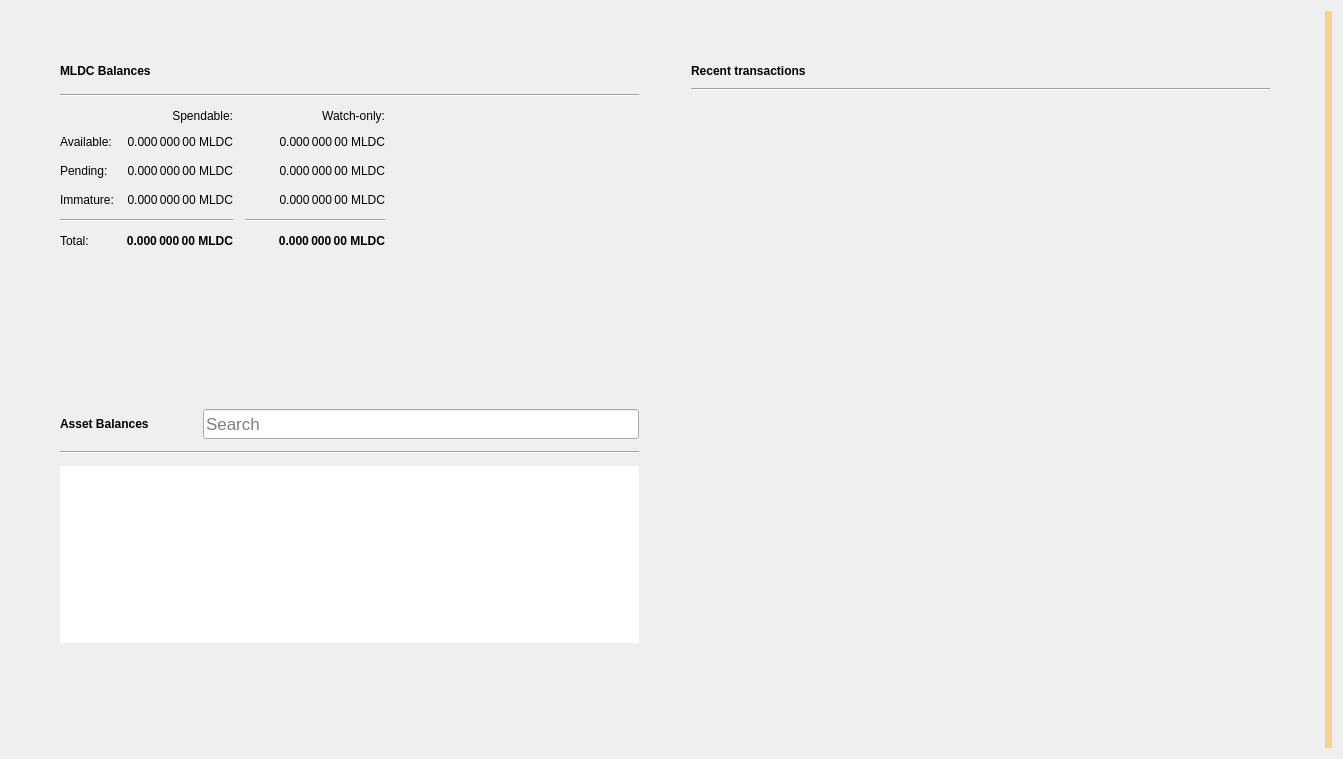
<?xml version="1.0" encoding="UTF-8"?>
<ui version="4.0">
 <class>OverviewPage</class>
 <widget class="QWidget" name="OverviewPage">
  <property name="geometry">
   <rect>
    <x>0</x>
    <y>0</y>
    <width>1343</width>
    <height>759</height>
   </rect>
  </property>
  <property name="windowTitle">
   <string>Form</string>
  </property>
  <property name="autoFillBackground">
   <bool>false</bool>
  </property>
  <layout class="QGridLayout" name="gridLayout_3">
   <item row="0" column="1">
    <layout class="QVBoxLayout" name="verticalLayout_7">
     <property name="spacing">
      <number>0</number>
     </property>
     <property name="leftMargin">
      <number>0</number>
     </property>
     <property name="topMargin">
      <number>0</number>
     </property>
     <property name="rightMargin">
      <number>0</number>
     </property>
     <property name="bottomMargin">
      <number>0</number>
     </property>
     <item>
      <layout class="QHBoxLayout" name="horizontalLayout" stretch="0,0">
       <property name="spacing">
        <number>34</number>
       </property>
       <property name="sizeConstraint">
        <enum>QLayout::SetMaximumSize</enum>
       </property>
       <property name="leftMargin">
        <number>40</number>
       </property>
       <property name="topMargin">
        <number>40</number>
       </property>
       <property name="rightMargin">
        <number>40</number>
       </property>
       <property name="bottomMargin">
        <number>40</number>
       </property>
       <item>
        <layout class="QVBoxLayout" name="verticalLayout_2">
         <property name="spacing">
          <number>34</number>
         </property>
         <property name="rightMargin">
          <number>0</number>
         </property>
         <item>
          <widget class="QFrame" name="frame">
           <property name="sizePolicy">
            <sizepolicy hsizetype="Preferred" vsizetype="Preferred">
             <horstretch>0</horstretch>
             <verstretch>0</verstretch>
            </sizepolicy>
           </property>
           <property name="frameShape">
            <enum>QFrame::NoFrame</enum>
           </property>
           <property name="frameShadow">
            <enum>QFrame::Raised</enum>
           </property>
           <property name="lineWidth">
            <number>10</number>
           </property>
           <layout class="QVBoxLayout" name="verticalLayout_4">
            <property name="spacing">
             <number>12</number>
            </property>
            <item>
             <layout class="QHBoxLayout" name="horizontalLayout_4">
              <item>
               <widget class="QLabel" name="rvnBalancesLabel">
                <property name="font">
                 <font>
                  <weight>75</weight>
                  <bold>true</bold>
                 </font>
                </property>
                <property name="text">
                 <string>MLDC Balances</string>
                </property>
               </widget>
              </item>
              <item>
               <widget class="QPushButton" name="labelWalletStatus">
                <property name="enabled">
                 <bool>true</bool>
                </property>
                <property name="maximumSize">
                 <size>
                  <width>30</width>
                  <height>16777215</height>
                 </size>
                </property>
                <property name="toolTip">
                 <string>The displayed information may be out of date. Your wallet automatically synchronizes with the Mule network after a connection is established, but this process has not completed yet.</string>
                </property>
                <property name="text">
                 <string/>
                </property>
                <property name="icon">
                 <iconset>
                  <normaloff>:/icons/warning</normaloff>
                  <disabledoff>:/icons/warning</disabledoff>:/icons/warning</iconset>
                </property>
                <property name="iconSize">
                 <size>
                  <width>24</width>
                  <height>24</height>
                 </size>
                </property>
                <property name="flat">
                 <bool>true</bool>
                </property>
               </widget>
              </item>
              <item>
               <spacer name="horizontalSpacer_3">
                <property name="orientation">
                 <enum>Qt::Horizontal</enum>
                </property>
                <property name="sizeHint" stdset="0">
                 <size>
                  <width>40</width>
                  <height>20</height>
                 </size>
                </property>
               </spacer>
              </item>
             </layout>
            </item>
            <item>
             <widget class="Line" name="line_2">
              <property name="orientation">
               <enum>Qt::Horizontal</enum>
              </property>
             </widget>
            </item>
            <item>
             <layout class="QGridLayout" name="gridLayout">
              <property name="spacing">
               <number>12</number>
              </property>
              <item row="3" column="2">
               <widget class="QLabel" name="labelWatchImmature">
                <property name="font">
                 <font>
                  <weight>50</weight>
                  <bold>false</bold>
                 </font>
                </property>
                <property name="cursor">
                 <cursorShape>IBeamCursor</cursorShape>
                </property>
                <property name="toolTip">
                 <string>Mined balance in watch-only addresses that has not yet matured</string>
                </property>
                <property name="text">
                 <string notr="true">0.000 000 00 MLDC</string>
                </property>
                <property name="alignment">
                 <set>Qt::AlignRight|Qt::AlignTrailing|Qt::AlignVCenter</set>
                </property>
                <property name="textInteractionFlags">
                 <set>Qt::LinksAccessibleByMouse|Qt::TextSelectableByKeyboard|Qt::TextSelectableByMouse</set>
                </property>
               </widget>
              </item>
              <item row="2" column="3">
               <spacer name="horizontalSpacer_2">
                <property name="orientation">
                 <enum>Qt::Horizontal</enum>
                </property>
                <property name="sizeHint" stdset="0">
                 <size>
                  <width>40</width>
                  <height>20</height>
                 </size>
                </property>
               </spacer>
              </item>
              <item row="1" column="0">
               <widget class="QLabel" name="labelBalanceText">
                <property name="text">
                 <string>Available:</string>
                </property>
               </widget>
              </item>
              <item row="1" column="2">
               <widget class="QLabel" name="labelWatchAvailable">
                <property name="font">
                 <font>
                  <weight>50</weight>
                  <bold>false</bold>
                 </font>
                </property>
                <property name="cursor">
                 <cursorShape>IBeamCursor</cursorShape>
                </property>
                <property name="toolTip">
                 <string>Your current balance in watch-only addresses</string>
                </property>
                <property name="text">
                 <string notr="true">0.000 000 00 MLDC</string>
                </property>
                <property name="alignment">
                 <set>Qt::AlignRight|Qt::AlignTrailing|Qt::AlignVCenter</set>
                </property>
                <property name="textInteractionFlags">
                 <set>Qt::LinksAccessibleByMouse|Qt::TextSelectableByKeyboard|Qt::TextSelectableByMouse</set>
                </property>
               </widget>
              </item>
              <item row="2" column="1">
               <widget class="QLabel" name="labelUnconfirmed">
                <property name="font">
                 <font>
                  <weight>50</weight>
                  <bold>false</bold>
                 </font>
                </property>
                <property name="cursor">
                 <cursorShape>IBeamCursor</cursorShape>
                </property>
                <property name="toolTip">
                 <string>Total of transactions that have yet to be confirmed, and do not yet count toward the spendable balance</string>
                </property>
                <property name="text">
                 <string notr="true">0.000 000 00 MLDC</string>
                </property>
                <property name="alignment">
                 <set>Qt::AlignRight|Qt::AlignTrailing|Qt::AlignVCenter</set>
                </property>
                <property name="textInteractionFlags">
                 <set>Qt::LinksAccessibleByMouse|Qt::TextSelectableByKeyboard|Qt::TextSelectableByMouse</set>
                </property>
               </widget>
              </item>
              <item row="4" column="2">
               <widget class="Line" name="lineWatchBalance">
                <property name="sizePolicy">
                 <sizepolicy hsizetype="Preferred" vsizetype="Fixed">
                  <horstretch>0</horstretch>
                  <verstretch>0</verstretch>
                 </sizepolicy>
                </property>
                <property name="minimumSize">
                 <size>
                  <width>140</width>
                  <height>0</height>
                 </size>
                </property>
                <property name="orientation">
                 <enum>Qt::Horizontal</enum>
                </property>
               </widget>
              </item>
              <item row="0" column="1">
               <widget class="QLabel" name="labelSpendable">
                <property name="text">
                 <string>Spendable:</string>
                </property>
                <property name="alignment">
                 <set>Qt::AlignRight|Qt::AlignTrailing|Qt::AlignVCenter</set>
                </property>
               </widget>
              </item>
              <item row="3" column="0">
               <widget class="QLabel" name="labelImmatureText">
                <property name="text">
                 <string>Immature:</string>
                </property>
               </widget>
              </item>
              <item row="5" column="2">
               <widget class="QLabel" name="labelWatchTotal">
                <property name="font">
                 <font>
                  <weight>75</weight>
                  <bold>true</bold>
                 </font>
                </property>
                <property name="cursor">
                 <cursorShape>IBeamCursor</cursorShape>
                </property>
                <property name="toolTip">
                 <string>Current total balance in watch-only addresses</string>
                </property>
                <property name="text">
                 <string notr="true">0.000 000 00 MLDC</string>
                </property>
                <property name="alignment">
                 <set>Qt::AlignRight|Qt::AlignTrailing|Qt::AlignVCenter</set>
                </property>
                <property name="textInteractionFlags">
                 <set>Qt::LinksAccessibleByMouse|Qt::TextSelectableByKeyboard|Qt::TextSelectableByMouse</set>
                </property>
               </widget>
              </item>
              <item row="4" column="0" colspan="2">
               <widget class="Line" name="line">
                <property name="orientation">
                 <enum>Qt::Horizontal</enum>
                </property>
               </widget>
              </item>
              <item row="0" column="2">
               <widget class="QLabel" name="labelWatchonly">
                <property name="text">
                 <string>Watch-only:</string>
                </property>
                <property name="alignment">
                 <set>Qt::AlignRight|Qt::AlignTrailing|Qt::AlignVCenter</set>
                </property>
               </widget>
              </item>
              <item row="5" column="1">
               <widget class="QLabel" name="labelTotal">
                <property name="font">
                 <font>
                  <weight>75</weight>
                  <bold>true</bold>
                 </font>
                </property>
                <property name="cursor">
                 <cursorShape>IBeamCursor</cursorShape>
                </property>
                <property name="toolTip">
                 <string>Your current total balance</string>
                </property>
                <property name="text">
                 <string notr="true">0.000 000 00 MLDC</string>
                </property>
                <property name="alignment">
                 <set>Qt::AlignRight|Qt::AlignTrailing|Qt::AlignVCenter</set>
                </property>
                <property name="textInteractionFlags">
                 <set>Qt::LinksAccessibleByMouse|Qt::TextSelectableByKeyboard|Qt::TextSelectableByMouse</set>
                </property>
               </widget>
              </item>
              <item row="1" column="1">
               <widget class="QLabel" name="labelBalance">
                <property name="font">
                 <font>
                  <weight>50</weight>
                  <bold>false</bold>
                 </font>
                </property>
                <property name="cursor">
                 <cursorShape>IBeamCursor</cursorShape>
                </property>
                <property name="toolTip">
                 <string>Your current spendable balance</string>
                </property>
                <property name="text">
                 <string notr="true">0.000 000 00 MLDC</string>
                </property>
                <property name="alignment">
                 <set>Qt::AlignRight|Qt::AlignTrailing|Qt::AlignVCenter</set>
                </property>
                <property name="textInteractionFlags">
                 <set>Qt::LinksAccessibleByMouse|Qt::TextSelectableByKeyboard|Qt::TextSelectableByMouse</set>
                </property>
               </widget>
              </item>
              <item row="2" column="0">
               <widget class="QLabel" name="labelPendingText">
                <property name="text">
                 <string>Pending:</string>
                </property>
               </widget>
              </item>
              <item row="5" column="0">
               <widget class="QLabel" name="labelTotalText">
                <property name="text">
                 <string>Total:</string>
                </property>
               </widget>
              </item>
              <item row="3" column="1">
               <widget class="QLabel" name="labelImmature">
                <property name="font">
                 <font>
                  <weight>50</weight>
                  <bold>false</bold>
                 </font>
                </property>
                <property name="cursor">
                 <cursorShape>IBeamCursor</cursorShape>
                </property>
                <property name="toolTip">
                 <string>Mined balance that has not yet matured</string>
                </property>
                <property name="text">
                 <string notr="true">0.000 000 00 MLDC</string>
                </property>
                <property name="alignment">
                 <set>Qt::AlignRight|Qt::AlignTrailing|Qt::AlignVCenter</set>
                </property>
                <property name="textInteractionFlags">
                 <set>Qt::LinksAccessibleByMouse|Qt::TextSelectableByKeyboard|Qt::TextSelectableByMouse</set>
                </property>
               </widget>
              </item>
              <item row="2" column="2">
               <widget class="QLabel" name="labelWatchPending">
                <property name="font">
                 <font>
                  <weight>50</weight>
                  <bold>false</bold>
                 </font>
                </property>
                <property name="cursor">
                 <cursorShape>IBeamCursor</cursorShape>
                </property>
                <property name="toolTip">
                 <string>Unconfirmed transactions to watch-only addresses</string>
                </property>
                <property name="text">
                 <string notr="true">0.000 000 00 MLDC</string>
                </property>
                <property name="alignment">
                 <set>Qt::AlignRight|Qt::AlignTrailing|Qt::AlignVCenter</set>
                </property>
                <property name="textInteractionFlags">
                 <set>Qt::LinksAccessibleByMouse|Qt::TextSelectableByKeyboard|Qt::TextSelectableByMouse</set>
                </property>
               </widget>
              </item>
             </layout>
            </item>
           </layout>
          </widget>
         </item>
         <item>
          <widget class="QWidget" name="assetVerticalSpaceWidget2" native="true">
           <property name="autoFillBackground">
            <bool>false</bool>
           </property>
           <layout class="QVBoxLayout" name="verticalLayout_6">
            <item>
             <spacer name="verticalSpacer_4">
              <property name="orientation">
               <enum>Qt::Vertical</enum>
              </property>
              <property name="sizeHint" stdset="0">
               <size>
                <width>20</width>
                <height>87</height>
               </size>
              </property>
             </spacer>
            </item>
           </layout>
          </widget>
         </item>
         <item>
          <widget class="QFrame" name="assetFrame">
           <property name="autoFillBackground">
            <bool>true</bool>
           </property>
           <property name="frameShape">
            <enum>QFrame::NoFrame</enum>
           </property>
           <property name="frameShadow">
            <enum>QFrame::Plain</enum>
           </property>
           <property name="lineWidth">
            <number>0</number>
           </property>
           <layout class="QVBoxLayout" name="verticalLayout_5">
            <property name="spacing">
             <number>12</number>
            </property>
            <item>
             <layout class="QHBoxLayout" name="assetBalanceHorizontalLayout">
              <item alignment="Qt::AlignVCenter">
               <widget class="QLabel" name="assetBalanceLabel">
                <property name="font">
                 <font>
                  <weight>75</weight>
                  <bold>true</bold>
                 </font>
                </property>
                <property name="text">
                 <string>Asset Balances</string>
                </property>
               </widget>
              </item>
              <item>
               <widget class="QPushButton" name="labelAssetStatus">
                <property name="enabled">
                 <bool>true</bool>
                </property>
                <property name="maximumSize">
                 <size>
                  <width>30</width>
                  <height>16777215</height>
                 </size>
                </property>
                <property name="toolTip">
                 <string>The displayed information may be out of date. Your wallet automatically synchronizes with the Mule network after a connection is established, but this process has not completed yet.</string>
                </property>
                <property name="text">
                 <string/>
                </property>
                <property name="icon">
                 <iconset>
                  <normaloff>:/icons/warning</normaloff>
                  <disabledoff>:/icons/warning</disabledoff>:/icons/warning</iconset>
                </property>
                <property name="iconSize">
                 <size>
                  <width>24</width>
                  <height>24</height>
                 </size>
                </property>
                <property name="flat">
                 <bool>true</bool>
                </property>
               </widget>
              </item>
              <item alignment="Qt::AlignBottom">
               <widget class="QLineEdit" name="assetSearch">
                <property name="sizePolicy">
                 <sizepolicy hsizetype="Expanding" vsizetype="Preferred">
                  <horstretch>0</horstretch>
                  <verstretch>0</verstretch>
                 </sizepolicy>
                </property>
                <property name="minimumSize">
                 <size>
                  <width>0</width>
                  <height>30</height>
                 </size>
                </property>
                <property name="maximumSize">
                 <size>
                  <width>16777215</width>
                  <height>30</height>
                 </size>
                </property>
                <property name="sizeIncrement">
                 <size>
                  <width>0</width>
                  <height>0</height>
                 </size>
                </property>
                <property name="baseSize">
                 <size>
                  <width>0</width>
                  <height>0</height>
                 </size>
                </property>
                <property name="font">
                 <font>
                  <pointsize>13</pointsize>
                 </font>
                </property>
                <property name="maxLength">
                 <number>32</number>
                </property>
                <property name="frame">
                 <bool>true</bool>
                </property>
                <property name="alignment">
                 <set>Qt::AlignLeading|Qt::AlignLeft|Qt::AlignVCenter</set>
                </property>
                <property name="placeholderText">
                 <string>Search</string>
                </property>
                <property name="clearButtonEnabled">
                 <bool>true</bool>
                </property>
               </widget>
              </item>
             </layout>
            </item>
            <item>
             <widget class="Line" name="assetBalanceLine">
              <property name="orientation">
               <enum>Qt::Horizontal</enum>
              </property>
             </widget>
            </item>
            <item>
             <widget class="QListView" name="listAssets">
              <property name="frameShape">
               <enum>QFrame::NoFrame</enum>
              </property>
              <property name="lineWidth">
               <number>0</number>
              </property>
              <property name="verticalScrollMode">
               <enum>QAbstractItemView::ScrollPerItem</enum>
              </property>
             </widget>
            </item>
            <item>
             <widget class="QWidget" name="assetVerticalSpaceWidget" native="true">
              <property name="autoFillBackground">
               <bool>false</bool>
              </property>
              <layout class="QVBoxLayout" name="verticalLayout">
               <item>
                <spacer name="verticalSpacer_3">
                 <property name="orientation">
                  <enum>Qt::Vertical</enum>
                 </property>
                 <property name="sizeHint" stdset="0">
                  <size>
                   <width>20</width>
                   <height>40</height>
                  </size>
                 </property>
                </spacer>
               </item>
              </layout>
             </widget>
            </item>
           </layout>
          </widget>
         </item>
        </layout>
       </item>
       <item>
        <layout class="QVBoxLayout" name="verticalLayout_3">
         <property name="spacing">
          <number>34</number>
         </property>
         <property name="leftMargin">
          <number>0</number>
         </property>
         <item>
          <widget class="QFrame" name="frame_2">
           <property name="sizePolicy">
            <sizepolicy hsizetype="Preferred" vsizetype="Fixed">
             <horstretch>0</horstretch>
             <verstretch>0</verstretch>
            </sizepolicy>
           </property>
           <property name="frameShape">
            <enum>QFrame::NoFrame</enum>
           </property>
           <property name="frameShadow">
            <enum>QFrame::Plain</enum>
           </property>
           <property name="lineWidth">
            <number>0</number>
           </property>
           <layout class="QGridLayout" name="gridLayout_2">
            <property name="horizontalSpacing">
             <number>12</number>
            </property>
            <item row="0" column="0">
             <layout class="QHBoxLayout" name="horizontalLayout_2">
              <item>
               <widget class="QLabel" name="recentTransactionsLabel">
                <property name="font">
                 <font>
                  <weight>75</weight>
                  <bold>true</bold>
                 </font>
                </property>
                <property name="text">
                 <string>Recent transactions</string>
                </property>
               </widget>
              </item>
              <item>
               <widget class="QPushButton" name="labelTransactionsStatus">
                <property name="enabled">
                 <bool>true</bool>
                </property>
                <property name="maximumSize">
                 <size>
                  <width>30</width>
                  <height>16777215</height>
                 </size>
                </property>
                <property name="toolTip">
                 <string>The displayed information may be out of date. Your wallet automatically synchronizes with the Mule network after a connection is established, but this process has not completed yet.</string>
                </property>
                <property name="text">
                 <string/>
                </property>
                <property name="icon">
                 <iconset>
                  <normaloff>:/icons/warning</normaloff>
                  <disabledoff>:/icons/warning</disabledoff>:/icons/warning</iconset>
                </property>
                <property name="iconSize">
                 <size>
                  <width>24</width>
                  <height>24</height>
                 </size>
                </property>
                <property name="flat">
                 <bool>true</bool>
                </property>
               </widget>
              </item>
              <item>
               <spacer name="horizontalSpacer">
                <property name="orientation">
                 <enum>Qt::Horizontal</enum>
                </property>
                <property name="sizeHint" stdset="0">
                 <size>
                  <width>40</width>
                  <height>20</height>
                 </size>
                </property>
               </spacer>
              </item>
             </layout>
            </item>
            <item row="2" column="0">
             <widget class="QListView" name="listTransactions">
              <property name="styleSheet">
               <string notr="true">QListView { background: transparent; }</string>
              </property>
              <property name="frameShape">
               <enum>QFrame::NoFrame</enum>
              </property>
              <property name="verticalScrollBarPolicy">
               <enum>Qt::ScrollBarAlwaysOff</enum>
              </property>
              <property name="horizontalScrollBarPolicy">
               <enum>Qt::ScrollBarAlwaysOff</enum>
              </property>
              <property name="selectionMode">
               <enum>QAbstractItemView::NoSelection</enum>
              </property>
             </widget>
            </item>
            <item row="1" column="0">
             <widget class="Line" name="line_3">
              <property name="orientation">
               <enum>Qt::Horizontal</enum>
              </property>
             </widget>
            </item>
           </layout>
          </widget>
         </item>
         <item>
          <spacer name="verticalSpacer_2">
           <property name="orientation">
            <enum>Qt::Vertical</enum>
           </property>
           <property name="sizeHint" stdset="0">
            <size>
             <width>20</width>
             <height>40</height>
            </size>
           </property>
          </spacer>
         </item>
        </layout>
       </item>
      </layout>
     </item>
    </layout>
   </item>
   <item row="0" column="3">
    <widget class="QLabel" name="labelAlerts">
     <property name="visible">
      <bool>true</bool>
     </property>
     <property name="styleSheet">
      <string notr="true">QLabel { background-color: qlineargradient(x1: 0, y1: 0, x2: 1, y2: 0, stop:0 #F0D0A0, stop:1 #F8D488); color:#000000; }</string>
     </property>
     <property name="wordWrap">
      <bool>true</bool>
     </property>
     <property name="margin">
      <number>3</number>
     </property>
     <property name="textInteractionFlags">
      <set>Qt::TextSelectableByMouse</set>
     </property>
    </widget>
   </item>
  </layout>
 </widget>
 <resources/>
 <connections/>
</ui>
